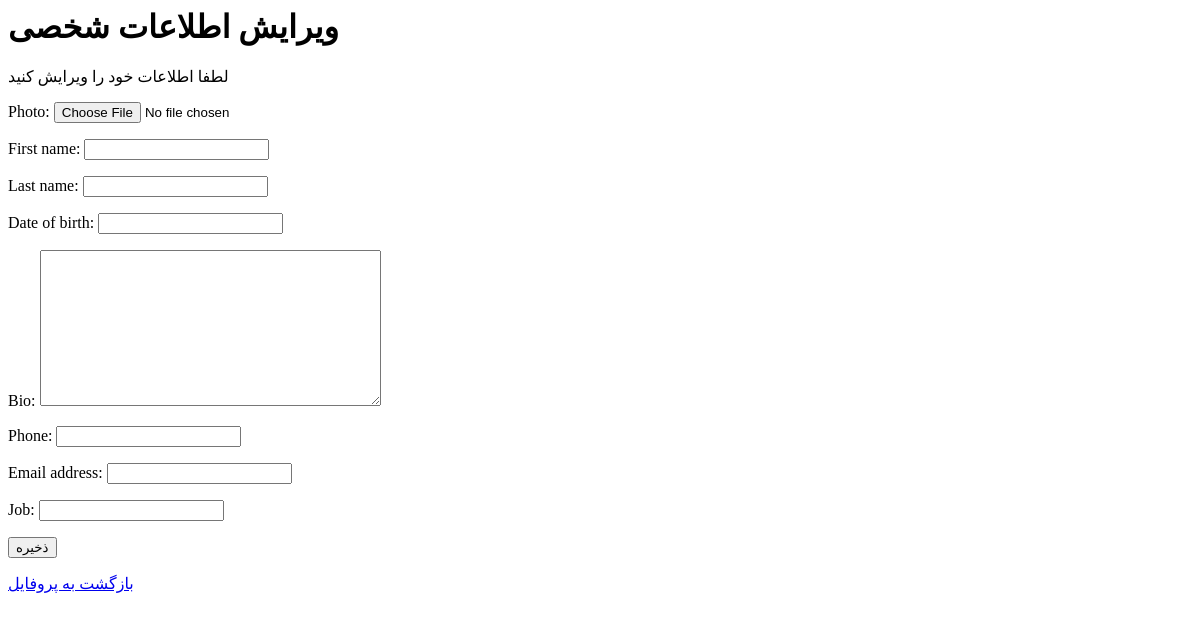
/edit/ (signed in), run on an earlier commit of the app's database.
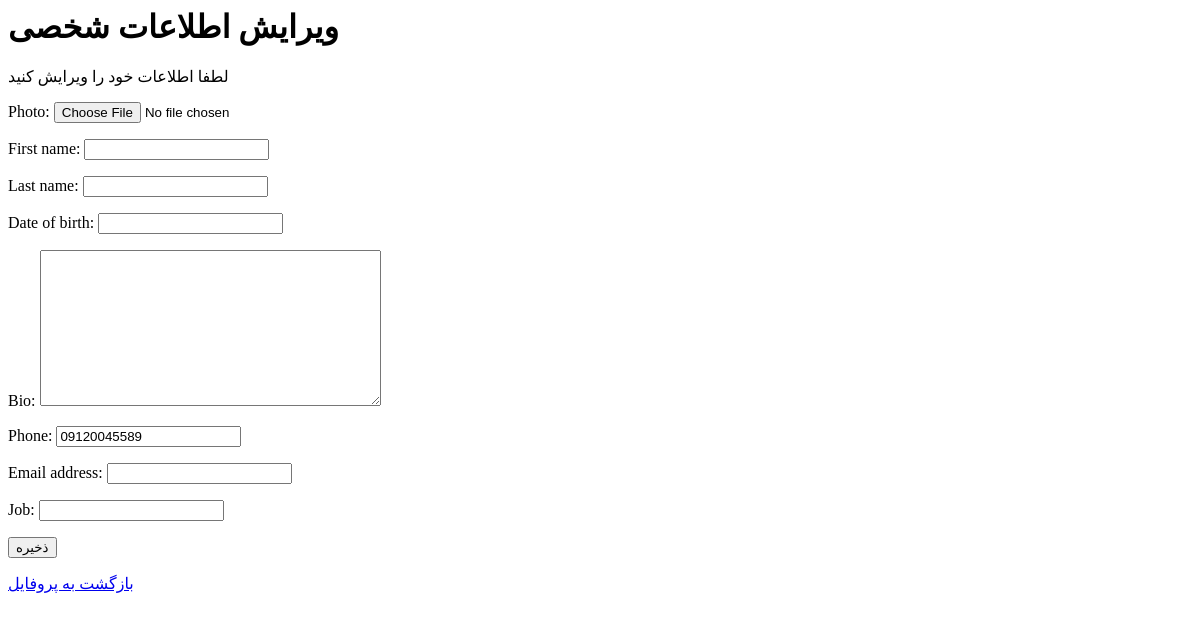
And on a later commit of the database.
### social/models.py (models this page shows)
class User(AbstractUser):
    date_of_birth = models.DateField(blank= True, null= True)
    bio = models.TextField(blank= True, null= True)
    photo = models.ImageField(upload_to="account_images/", blank= True, null= True)
    job = models.CharField(max_length= 250, blank= True, null= True)
    phone = models.CharField(max_length= 11, blank= True, null= True)

### social/views.py (the view)
# urls.py: path('edit/', views.edit_user, name="edit_user"),
@login_required
def edit_user(request):
    if request.method == 'POST':
        user_form = UserEditForm(request.POST, instance=request.user, files=request.FILES)
        if user_form.is_valid():
            user_form.save()
    else:
        user_form = UserEditForm(instance=request.user)
    context = {
        'user_form':user_form,
    }
    return render(request, 'registration/edit_user.html', context)

### social/forms.py (shortened to what this page needs)
class UserEditForm(forms.ModelForm):
    class Meta:
        model = User
        fields = ['photo' ,'first_name', 'last_name', 'date_of_birth', 'bio', 'phone', 'email', 'job']

### social/templates/registration/edit_user.html (shortened to what this page needs)
<h1>
    ویرایش اطلاعات شخصی
</h1>
<p>
    لطفا اطلاعات خود را ویرایش کنید
</p>
    <form method="post" enctype="multipart/form-data">
        {{ user_form.as_p }}
        <input type="submit" value="ذخیره">
    </form>
<div>
    <a href="{% url 'social:profile' %}">
        بازگشت به پروفایل
    </a>
</div>

What changed in the data, as far as the page shows it:
changed User: phone (not shown) → "09120045589"
